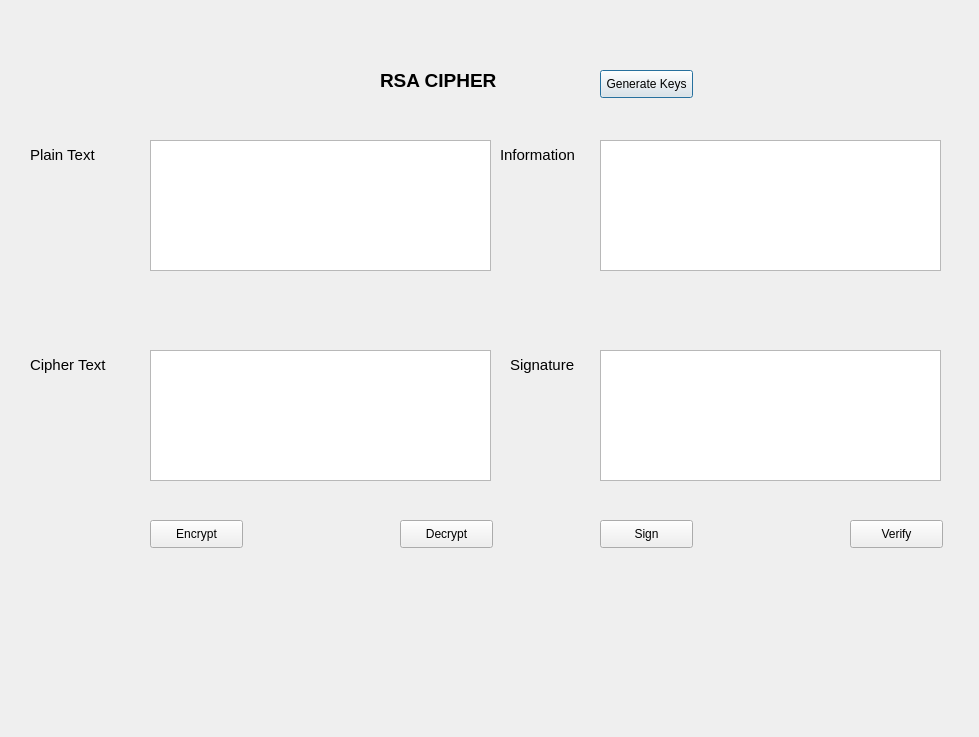
<?xml version="1.0" encoding="UTF-8"?>
<ui version="4.0">
 <class>MainWindow</class>
 <widget class="QDialog" name="MainWindow">
  <property name="geometry">
   <rect>
    <x>0</x>
    <y>0</y>
    <width>979</width>
    <height>737</height>
   </rect>
  </property>
  <property name="windowTitle">
   <string>Dialog</string>
  </property>
  <widget class="QLabel" name="label">
   <property name="geometry">
    <rect>
     <x>380</x>
     <y>60</y>
     <width>161</width>
     <height>41</height>
    </rect>
   </property>
   <property name="text">
    <string>&lt;html&gt;&lt;head/&gt;&lt;body&gt;&lt;p&gt;&lt;span style=&quot; font-size:14pt; font-weight:600;&quot;&gt;RSA CIPHER&lt;/span&gt;&lt;/p&gt;&lt;/body&gt;&lt;/html&gt;</string>
   </property>
  </widget>
  <widget class="QLabel" name="label_2">
   <property name="geometry">
    <rect>
     <x>30</x>
     <y>140</y>
     <width>81</width>
     <height>31</height>
    </rect>
   </property>
   <property name="text">
    <string>&lt;html&gt;&lt;head/&gt;&lt;body&gt;&lt;p&gt;&lt;span style=&quot; font-size:11pt;&quot;&gt;Plain Text&lt;/span&gt;&lt;/p&gt;&lt;/body&gt;&lt;/html&gt;</string>
   </property>
  </widget>
  <widget class="QLabel" name="label_3">
   <property name="geometry">
    <rect>
     <x>30</x>
     <y>350</y>
     <width>101</width>
     <height>31</height>
    </rect>
   </property>
   <property name="text">
    <string>&lt;html&gt;&lt;head/&gt;&lt;body&gt;&lt;p&gt;&lt;span style=&quot; font-size:11pt;&quot;&gt;Cipher Text&lt;/span&gt;&lt;/p&gt;&lt;/body&gt;&lt;/html&gt;</string>
   </property>
  </widget>
  <widget class="QLabel" name="label_4">
   <property name="geometry">
    <rect>
     <x>500</x>
     <y>140</y>
     <width>101</width>
     <height>31</height>
    </rect>
   </property>
   <property name="text">
    <string>&lt;html&gt;&lt;head/&gt;&lt;body&gt;&lt;p&gt;&lt;span style=&quot; font-size:11pt;&quot;&gt;Information&lt;/span&gt;&lt;/p&gt;&lt;/body&gt;&lt;/html&gt;</string>
   </property>
  </widget>
  <widget class="QLabel" name="label_5">
   <property name="geometry">
    <rect>
     <x>510</x>
     <y>350</y>
     <width>81</width>
     <height>31</height>
    </rect>
   </property>
   <property name="text">
    <string>&lt;html&gt;&lt;head/&gt;&lt;body&gt;&lt;p&gt;&lt;span style=&quot; font-size:11pt;&quot;&gt;Signature&lt;/span&gt;&lt;/p&gt;&lt;/body&gt;&lt;/html&gt;</string>
   </property>
  </widget>
  <widget class="QPushButton" name="btn_gen_keys">
   <property name="geometry">
    <rect>
     <x>600</x>
     <y>70</y>
     <width>93</width>
     <height>28</height>
    </rect>
   </property>
   <property name="text">
    <string>Generate Keys</string>
   </property>
  </widget>
  <widget class="QPushButton" name="btn_encrypt">
   <property name="geometry">
    <rect>
     <x>150</x>
     <y>520</y>
     <width>93</width>
     <height>28</height>
    </rect>
   </property>
   <property name="text">
    <string>Encrypt</string>
   </property>
  </widget>
  <widget class="QPushButton" name="btn_decrypt">
   <property name="geometry">
    <rect>
     <x>400</x>
     <y>520</y>
     <width>93</width>
     <height>28</height>
    </rect>
   </property>
   <property name="text">
    <string>Decrypt</string>
   </property>
  </widget>
  <widget class="QPushButton" name="btn_sign">
   <property name="geometry">
    <rect>
     <x>600</x>
     <y>520</y>
     <width>93</width>
     <height>28</height>
    </rect>
   </property>
   <property name="text">
    <string>Sign</string>
   </property>
  </widget>
  <widget class="QPushButton" name="btn_verify">
   <property name="geometry">
    <rect>
     <x>850</x>
     <y>520</y>
     <width>93</width>
     <height>28</height>
    </rect>
   </property>
   <property name="text">
    <string>Verify</string>
   </property>
  </widget>
  <widget class="QPlainTextEdit" name="txt_plain_text">
   <property name="geometry">
    <rect>
     <x>150</x>
     <y>140</y>
     <width>341</width>
     <height>131</height>
    </rect>
   </property>
  </widget>
  <widget class="QPlainTextEdit" name="txt_info">
   <property name="geometry">
    <rect>
     <x>600</x>
     <y>140</y>
     <width>341</width>
     <height>131</height>
    </rect>
   </property>
  </widget>
  <widget class="QPlainTextEdit" name="txt_sign">
   <property name="geometry">
    <rect>
     <x>600</x>
     <y>350</y>
     <width>341</width>
     <height>131</height>
    </rect>
   </property>
  </widget>
  <widget class="QPlainTextEdit" name="txt_cipher_text">
   <property name="geometry">
    <rect>
     <x>150</x>
     <y>350</y>
     <width>341</width>
     <height>131</height>
    </rect>
   </property>
  </widget>
 </widget>
 <resources/>
 <connections/>
</ui>
